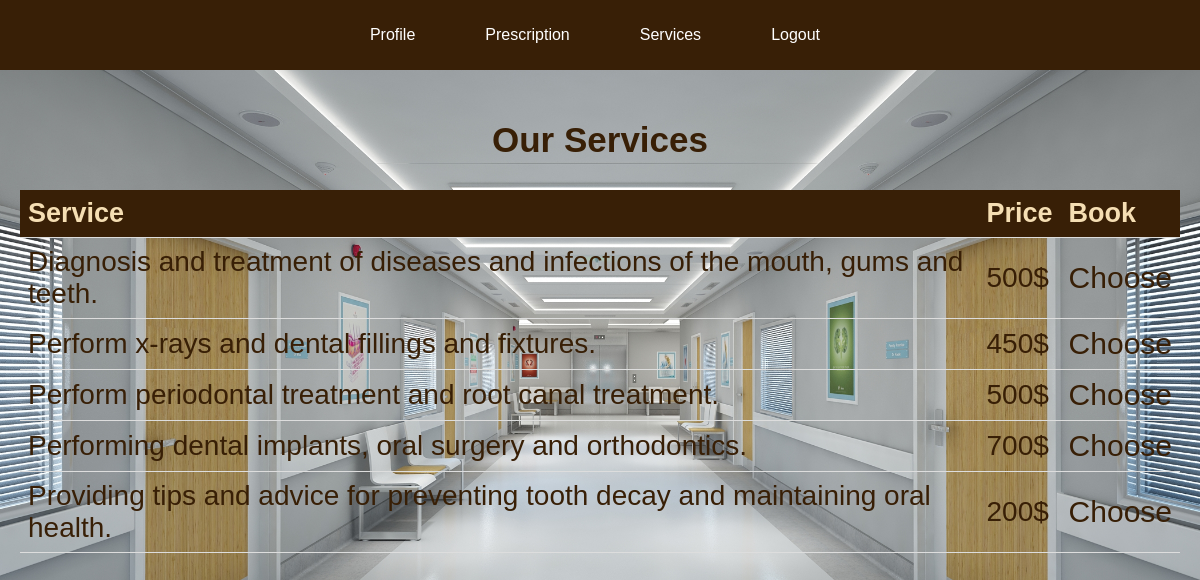
The page /service_workflow/service.php (signed in) on the database its author committed.
### tables this page shows
CREATE TABLE `services` (
  `service` varchar(100) NOT NULL,
  `id` int(11) NOT NULL,
  `price` varchar(100) NOT NULL
);

### service_database/service_database.php (called while the page is built, shortened)
<?php
function database_get_all_services(){
    $conn =database_connect();
    $result=mysqli_query($conn,'select * from services');
    $service=mysqli_fetch_all($result,MYSQLI_ASSOC);
    return $service;
}

### service_workflow/service.php (the view, shortened to what this page needs)
<?php
    require_once __DIR__ . '/../service_database/service_database.php';
    $services=database_get_all_services();
?>
<!DOCTYPE html>
<html lang="en">
<head>
    <link rel="stylesheet" href="../css/service.css">
</head>
<body>
    <nav class="navbar">
        <ul>
            <li><a href="../patient_workflow/profile.php">Profile</a></li>
            <li><a href="../doctor_workflow//prescription.php">Prescription</a></li>
            <li><a href="service.php">Services</a></li>
            <li><a href="../patient_workflow/logout.php">Logout</a></li>
        </ul>
    </nav>
    <div class="conten-services">
    <h1>Our Services</h1>
    <table>
        <thead>
            <tr>
                <th>Service</th>
                <th>Price</th>
                <th>Book</th>
            </tr>
        </thead>
        <tbody>
            <?php foreach($services as $service):?>
            <tr>
                <td><?=$service['service']?></td>
                <td><?=$service['price']?></td>
                <td><a href="../patient_workflow/P_pre_app.php?id=<?=$service['id']?>&MRN=<?=$_SESSION['patient']->MRN;?>">Choose</a></td>
            </tr>
            <?php endforeach?>
        </tbody>
    </table>
    </div>
</body>
</html>

### css/service.css (style rules this page uses)
body { padding: 0; margin: 0; font-family: Arial, sans-serif; background-image: url(../images/OIP4.jpg); background-repeat: no-repeat; background-size: cover; }
.navbar { background-color: rgb(56, 31, 6); color: #fff; height: 70px; display: flex; justify-content: space-around; align-items: center; padding: 0; margin: 0; }
.navbar ul { list-style: none; padding: 10px; display: flex; }
.navbar ul li { margin-right: 25px; margin-left: 15px; padding: 15px; }
.navbar a { color: #fff; text-decoration: none; }
h1 { color: rgb(56, 31, 6); font-size: 35px; text-align: center; margin: 30px; }
table { border-collapse: collapse; width: 100%; margin: auto; }
th { text-align: left; padding: 8px; border-bottom: 1px solid #ddd; font-size: 27px; color: wheat; background-color: rgb(56, 31, 6); }
td { text-align: left; padding: 8px; border-bottom: 1px solid #ddd; font-size: 28px; color: rgb(56, 31, 6); }
td a { text-decoration: none; color: rgb(56, 31, 6); pointer-events: painted; font-size: 30px; }
.conten-services { padding: 20px; }

### rows shown on the page
services: service "Diagnosis and treatment of diseases and infections of the mouth, gums and teeth.", price "500$"
services: service "Perform x-rays and dental fillings and fixtures.", price "450$"
services: service "Perform periodontal treatment and root canal treatment.", price "500$"
services: service "Performing dental implants, oral surgery and orthodontics.", price "700$"
services: service "Providing tips and advice for preventing tooth decay and maintaining oral health.", price "200$"
